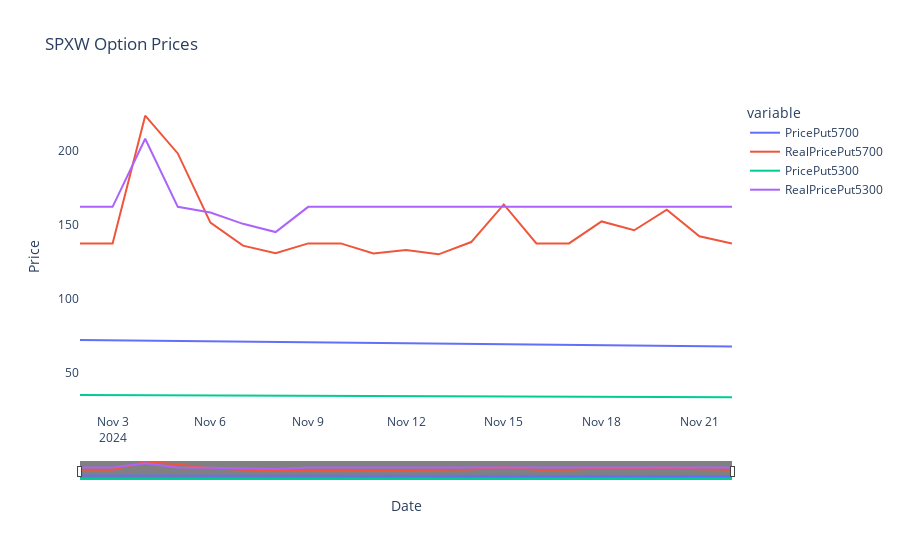

Notebook code cell kept with this figure:
### Code cell
import plotly.express as px
import pandas as pd

# Assuming 'results' is your DataFrame containing the data
# Make sure the index is set as 'Date' and it is in datetime format
results.index = pd.to_datetime(results.index)

# Create a Plotly figure excluding the Delta columns
fig = px.line(results, 
              x=results.index,  # Use the DataFrame index as the x-axis
              y=['PricePut5700', 'RealPricePut5700', 
                 'PricePut5300', 'RealPricePut5300'],
              labels={'value': 'Option Price', 'index': 'Date'},
              title="Option Prices Over Time")

# Update the layout to customize the range slider and hide unnecessary elements
fig.update_layout(
    xaxis=dict(
        rangeslider=dict(
            visible=False,  # Enable range slider
            bgcolor='grey',  # Set the range slider's background color to grey
            borderwidth=0,  # Remove border around the slider
            thickness=0.05,  # Set the thickness of the range slider
        ),
        type='date'  # Make sure the x-axis is a date type
    ),
    xaxis_rangeslider_visible=True,  # Make the range slider visible
    title="SPXW Option Prices",
    xaxis_title="Date",
    yaxis_title="Price",
    plot_bgcolor='rgba(0,0,0,0)',  # Make the plot background transparent
)

# Show the figure
fig.show()

### Figure 1 — Plotly figure (JSON) as saved in the notebook; plotly's stock layout.template omitted (floating-point values rounded to 4 significant figures)
{"data": [{"hovertemplate": "variable=PricePut5700<br>Date=%{x}<br>Option Price=%{y}<extra></extra>", "legendgroup": "PricePut5700", "line": {"color": "#636efa", "dash": "solid"}, "marker": {"symbol": "circle"}, "mode": "lines", "name": "PricePut5700", "orientation": "v", "showlegend": true, "type": "scatter", "x": ["2024-11-02T00:00:00", "2024-11-03T00:00:00", "2024-11-04T00:00:00", "2024-11-05T00:00:00", "2024-11-06T00:00:00", "2024-11-07T00:00:00", "2024-11-08T00:00:00", "2024-11-09T00:00:00", "2024-11-10T00:00:00", "2024-11-11T00:00:00", "2024-11-12T00:00:00", "2024-11-13T00:00:00", "2024-11-14T00:00:00", "2024-11-15T00:00:00", "2024-11-16T00:00:00", "2024-11-17T00:00:00", "2024-11-18T00:00:00", "2024-11-19T00:00:00", "2024-11-20T00:00:00", "2024-11-21T00:00:00", "2024-11-22T00:00:00"], "xaxis": "x", "y": [72.23, 72.03, 71.82, 71.62, 71.41, 71.2, 70.99, 70.78, 70.57, 70.36, 70.15, 69.94, 69.72, 69.51, 69.29, 69.08, 68.86, 68.64, 68.42, 68.2, 67.98], "yaxis": "y"}, {"hovertemplate": "variable=RealPricePut5700<br>Date=%{x}<br>Option Price=%{y}<extra></extra>", "legendgroup": "RealPricePut5700", "line": {"color": "#EF553B", "dash": "solid"}, "marker": {"symbol": "circle"}, "mode": "lines", "name": "RealPricePut5700", "orientation": "v", "showlegend": true, "type": "scatter", "x": ["2024-11-02T00:00:00", "2024-11-03T00:00:00", "2024-11-04T00:00:00", "2024-11-05T00:00:00", "2024-11-06T00:00:00", "2024-11-07T00:00:00", "2024-11-08T00:00:00", "2024-11-09T00:00:00", "2024-11-10T00:00:00", "2024-11-11T00:00:00", "2024-11-12T00:00:00", "2024-11-13T00:00:00", "2024-11-14T00:00:00", "2024-11-15T00:00:00", "2024-11-16T00:00:00", "2024-11-17T00:00:00", "2024-11-18T00:00:00", "2024-11-19T00:00:00", "2024-11-20T00:00:00", "2024-11-21T00:00:00", "2024-11-22T00:00:00"], "xaxis": "x", "y": [137.5, 137.5, 223.8, 198.3, 151.5, 136.0, 130.9, 137.5, 137.5, 130.7, 133.1, 130.1, 138.4, 163.8, 137.5, 137.5, 152.4, 146.4, 160.3, 142.4, 137.5], "yaxis": "y"}, {"hovertemplate": "variable=PricePut5300<br>Date=%{x}<br>Option Price=%{y}<extra></extra>", "legendgroup": "PricePut5300", "line": {"color": "#00cc96", "dash": "solid"}, "marker": {"symbol": "circle"}, "mode": "lines", "name": "PricePut5300", "orientation": "v", "showlegend": true, "type": "scatter", "x": ["2024-11-02T00:00:00", "2024-11-03T00:00:00", "2024-11-04T00:00:00", "2024-11-05T00:00:00", "2024-11-06T00:00:00", "2024-11-07T00:00:00", "2024-11-08T00:00:00", "2024-11-09T00:00:00", "2024-11-10T00:00:00", "2024-11-11T00:00:00", "2024-11-12T00:00:00", "2024-11-13T00:00:00", "2024-11-14T00:00:00", "2024-11-15T00:00:00", "2024-11-16T00:00:00", "2024-11-17T00:00:00", "2024-11-18T00:00:00", "2024-11-19T00:00:00", "2024-11-20T00:00:00", "2024-11-21T00:00:00", "2024-11-22T00:00:00"], "xaxis": "x", "y": [35.17, 35.09, 35.01, 34.93, 34.85, 34.77, 34.69, 34.61, 34.53, 34.45, 34.37, 34.29, 34.21, 34.13, 34.05, 33.97, 33.88, 33.8, 33.72, 33.64, 33.56], "yaxis": "y"}, {"hovertemplate": "variable=RealPricePut5300<br>Date=%{x}<br>Option Price=%{y}<extra></extra>", "legendgroup": "RealPricePut5300", "line": {"color": "#ab63fa", "dash": "solid"}, "marker": {"symbol": "circle"}, "mode": "lines", "name": "RealPricePut5300", "orientation": "v", "showlegend": true, "type": "scatter", "x": ["2024-11-02T00:00:00", "2024-11-03T00:00:00", "2024-11-04T00:00:00", "2024-11-05T00:00:00", "2024-11-06T00:00:00", "2024-11-07T00:00:00", "2024-11-08T00:00:00", "2024-11-09T00:00:00", "2024-11-10T00:00:00", "2024-11-11T00:00:00", "2024-11-12T00:00:00", "2024-11-13T00:00:00", "2024-11-14T00:00:00", "2024-11-15T00:00:00", "2024-11-16T00:00:00", "2024-11-17T00:00:00", "2024-11-18T00:00:00", "2024-11-19T00:00:00", "2024-11-20T00:00:00", "2024-11-21T00:00:00", "2024-11-22T00:00:00"], "xaxis": "x", "y": [162.2, 162.2, 208.2, 162.2, 158.4, 150.8, 145.2, 162.2, 162.2, 162.2, 162.2, 162.2, 162.2, 162.2, 162.2, 162.2, 162.2, 162.2, 162.2, 162.2, 162.2], "yaxis": "y"}], "layout": {"legend": {"title": {"text": "variable"}, "tracegroupgap": 0}, "plot_bgcolor": "rgba(0,0,0,0)", "title": {"text": "SPXW Option Prices"}, "xaxis": {"anchor": "y", "domain": [0, 1], "rangeslider": {"bgcolor": "grey", "borderwidth": 0, "thickness": 0.05, "visible": true}, "title": {"text": "Date"}, "type": "date"}, "yaxis": {"anchor": "x", "domain": [0, 1], "title": {"text": "Price"}}}}
